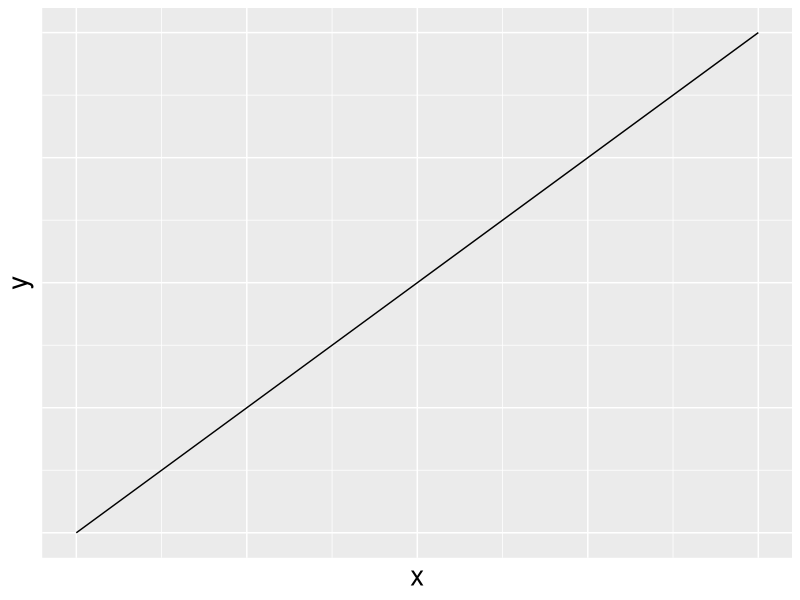

Generate this figure with R:
## ---- chunk 1
#| label: fig-foo
#| fig-height: 3
#| fig-width: 3.5
#| fig-cap: This is a figure caption.
#| echo: false

library(ggplot2)

ggplot() + 
  geom_segment(aes(x = 0, xend = 1, y = 0, yend = 1)) +
  lims(x = c(0, 1), y = c(0, 1)) + 
  theme(
    text = element_text(size = 20),
    axis.ticks = element_blank(),
    axis.text = element_blank()
  )
